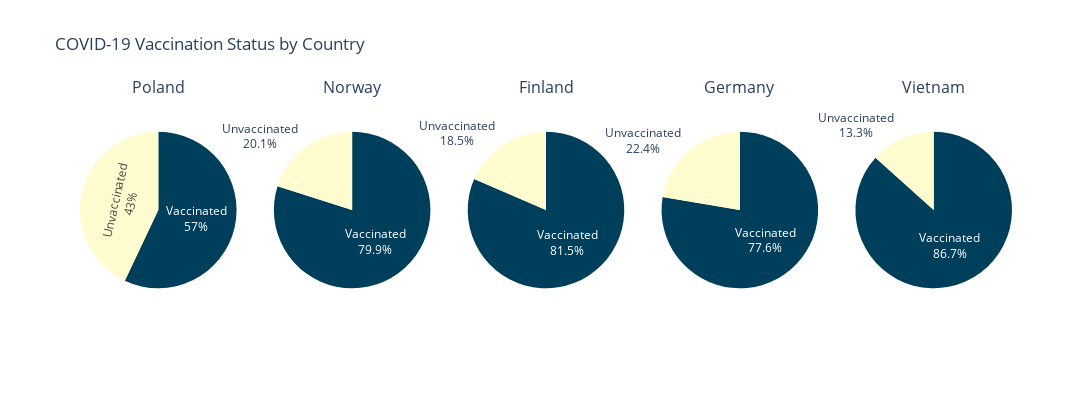

The notebook cell this image was saved under:
### Code cell
latest_data = covid_filtered.sort_values('date').groupby('location').tail(1)
fig = make_subplots(rows=1, cols=len(countries), specs=[[{'type':'domain'}]*len(countries)],
                    subplot_titles=countries)

for i, country in enumerate(countries):
    row = latest_data[latest_data['location'] == country]
    
    if row.empty or pd.isna(row.iloc[0]['people_vaccinated']) or pd.isna(row.iloc[0]['population']):
        continue  

    vaccinated = row.iloc[0]['people_vaccinated']
    population = row.iloc[0]['population']
    unvaccinated = population - vaccinated
    
    fig.add_trace(
        go.Pie(
            labels=['Vaccinated', 'Unvaccinated'],
            values=[vaccinated, unvaccinated],
            name=country,
            marker=dict(colors=['#003f5c', '#FFFDD0']),
            textinfo='label+percent'
        ),
        row=1, col=i+1
    )

fig.update_layout(
    title_text="COVID-19 Vaccination Status by Country",
    showlegend=False,
    height=400,
    width=1200
)

fig.show()

### Figure 1 — Plotly figure (JSON) as saved in the notebook; plotly's stock layout.template omitted (floating-point values rounded to 4 significant figures)
{"data": [{"domain": {"x": [0, 0.168], "y": [0, 1]}, "labels": ["Vaccinated", "Unvaccinated"], "marker": {"colors": ["#003f5c", "#FFFDD0"]}, "name": "Poland", "textinfo": "label+percent", "type": "pie", "values": [22730288, 17126856]}, {"domain": {"x": [0.208, 0.376], "y": [0, 1]}, "labels": ["Vaccinated", "Unvaccinated"], "marker": {"colors": ["#003f5c", "#FFFDD0"]}, "name": "Norway", "textinfo": "label+percent", "type": "pie", "values": [4342298, 1092026]}, {"domain": {"x": [0.416, 0.584], "y": [0, 1]}, "labels": ["Vaccinated", "Unvaccinated"], "marker": {"colors": ["#003f5c", "#FFFDD0"]}, "name": "Finland", "textinfo": "label+percent", "type": "pie", "values": [4515765, 1024980]}, {"domain": {"x": [0.624, 0.792], "y": [0, 1]}, "labels": ["Vaccinated", "Unvaccinated"], "marker": {"colors": ["#003f5c", "#FFFDD0"]}, "name": "Germany", "textinfo": "label+percent", "type": "pie", "values": [64720960, 18648880]}, {"domain": {"x": [0.832, 1], "y": [0, 1]}, "labels": ["Vaccinated", "Unvaccinated"], "marker": {"colors": ["#003f5c", "#FFFDD0"]}, "name": "Vietnam", "textinfo": "label+percent", "type": "pie", "values": [85085764, 13101092]}], "layout": {"annotations": [{"font": {"size": 16}, "showarrow": false, "text": "Poland", "x": 0.084, "xanchor": "center", "xref": "paper", "y": 1, "yanchor": "bottom", "yref": "paper"}, {"font": {"size": 16}, "showarrow": false, "text": "Norway", "x": 0.292, "xanchor": "center", "xref": "paper", "y": 1, "yanchor": "bottom", "yref": "paper"}, {"font": {"size": 16}, "showarrow": false, "text": "Finland", "x": 0.5, "xanchor": "center", "xref": "paper", "y": 1, "yanchor": "bottom", "yref": "paper"}, {"font": {"size": 16}, "showarrow": false, "text": "Germany", "x": 0.708, "xanchor": "center", "xref": "paper", "y": 1, "yanchor": "bottom", "yref": "paper"}, {"font": {"size": 16}, "showarrow": false, "text": "Vietnam", "x": 0.916, "xanchor": "center", "xref": "paper", "y": 1, "yanchor": "bottom", "yref": "paper"}], "height": 400, "showlegend": false, "title": {"text": "COVID-19 Vaccination Status by Country"}, "width": 1200}}
